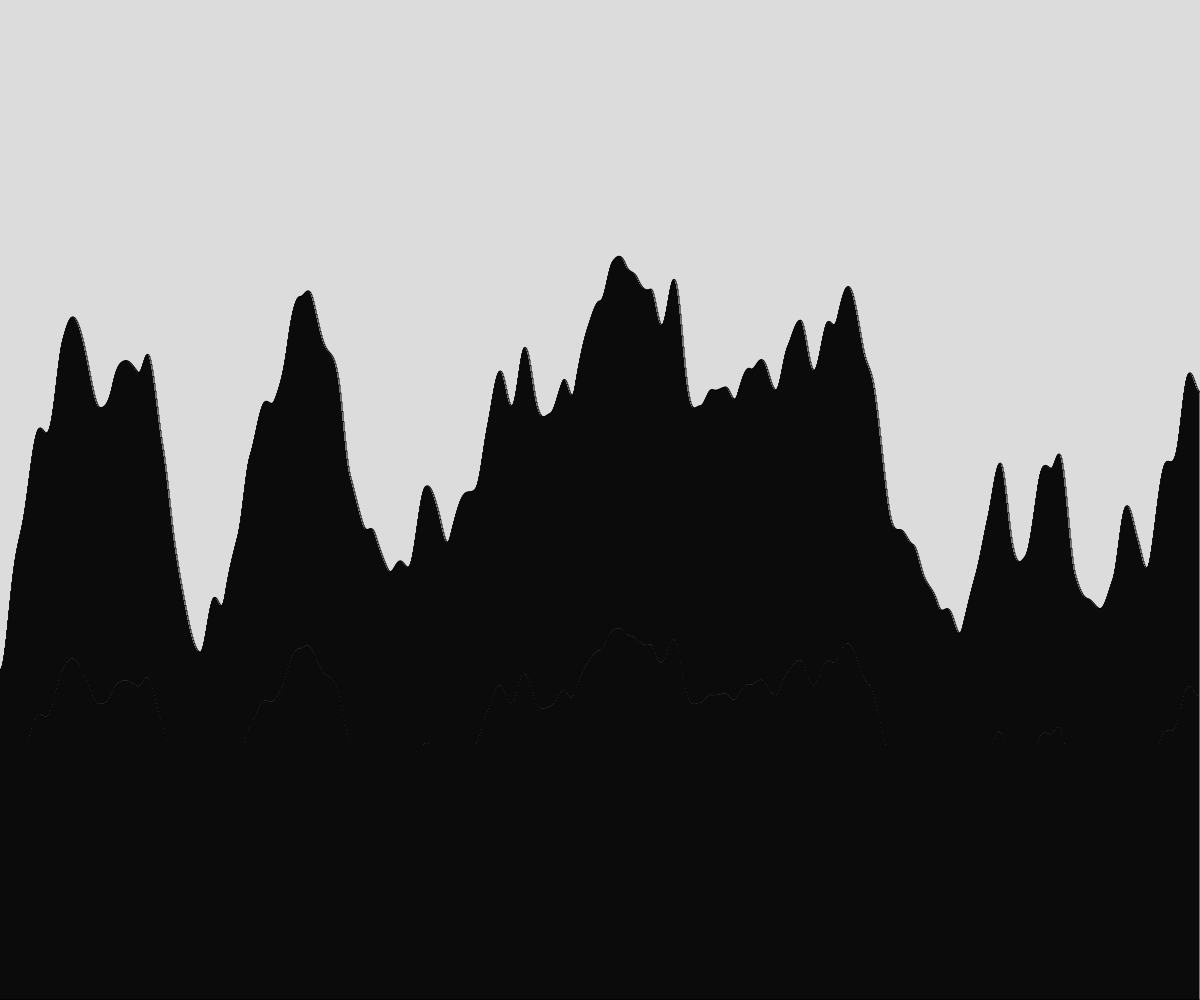
Frame 1 (no input)
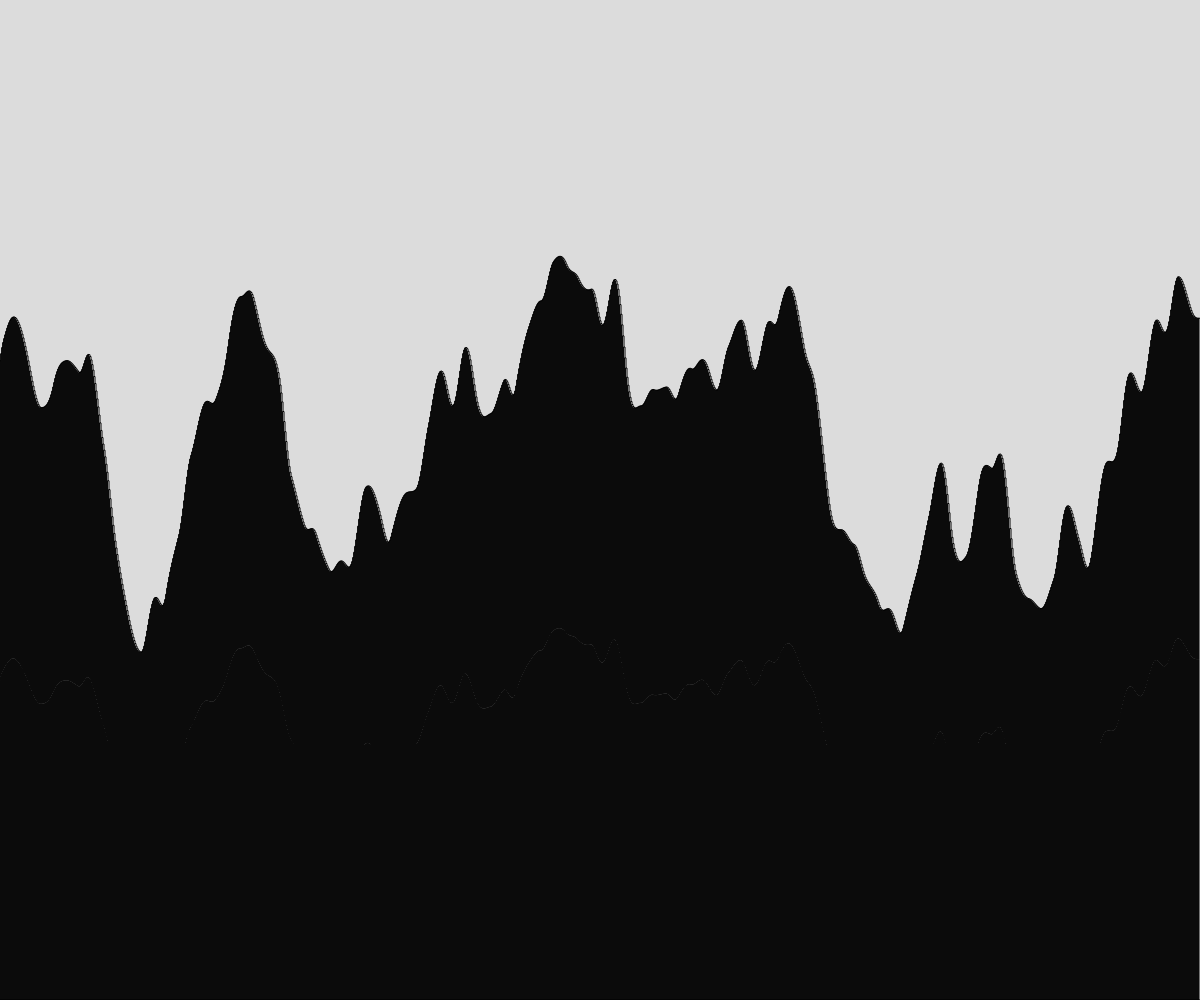
Frame 60 (no input)
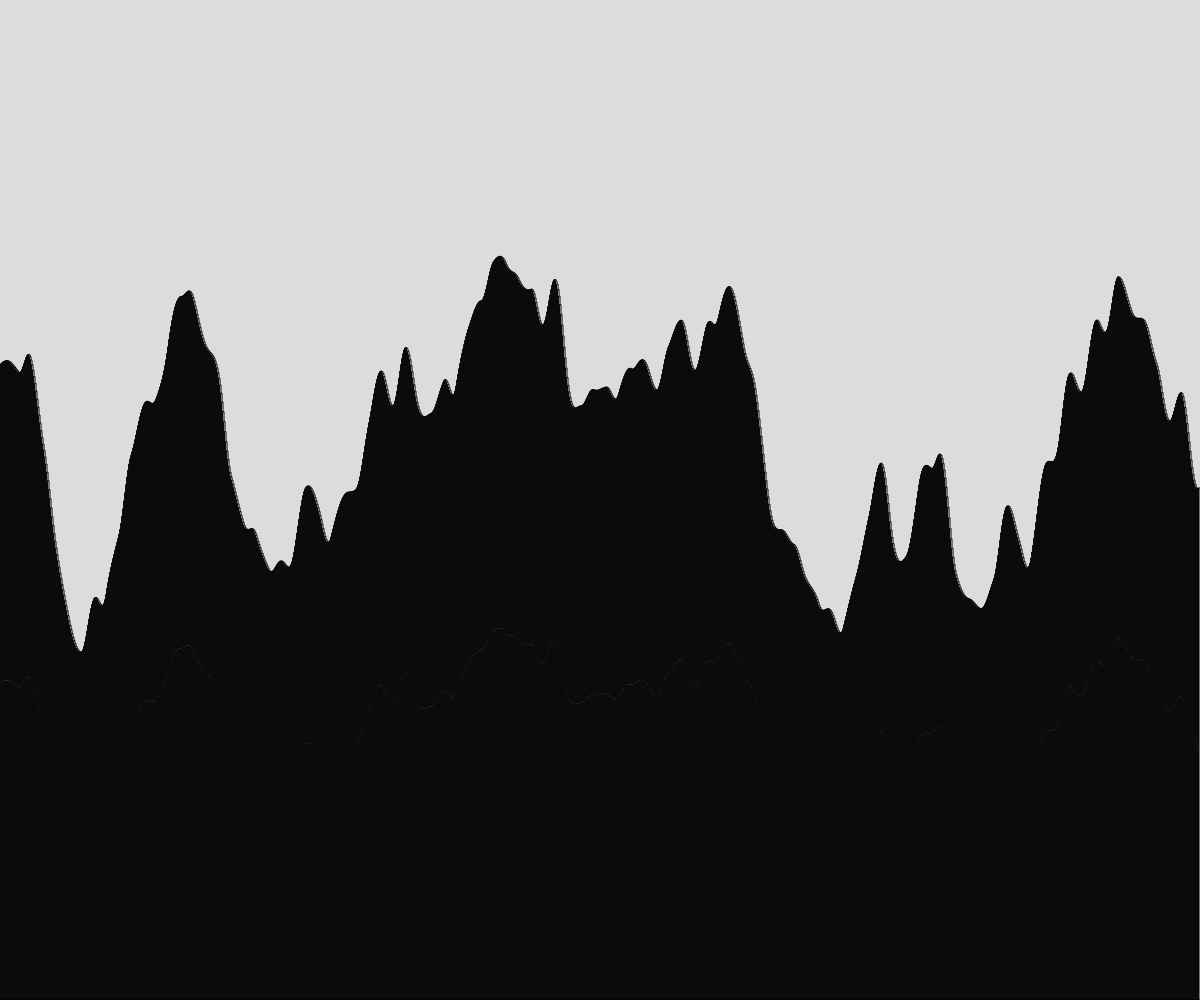
Frame 120 (the mouse pressed at the canvas centre since frame 60)

The p5.js sketch that drew these frames (run headless with seeded random() and noise() and a simulated clock; from frame 60 on, the mouse is pressed at the canvas centre):

// p5.js sketch
// ── sketch.js
// Project Title
// Your Name
// Date
//
// Extra for Experts:
// - describe what you did to take this project "above and beyond"

let tWidth = 1;
let start = 0;

function setup() {
  createCanvas(windowWidth, windowHeight);
  rectMode(CORNERS);
}


function drawTerrain() {
  // draws terrain per 1 frame
  let xOff = start;
  for (let x = 0; x < width; x+= tWidth) {
    rect(x, noise(xOff) * height, x + tWidth, height);
    xOff += 0.01;
  }
  start += 0.01;

}

function draw() {
  background(220);
  drawTerrain();
}
